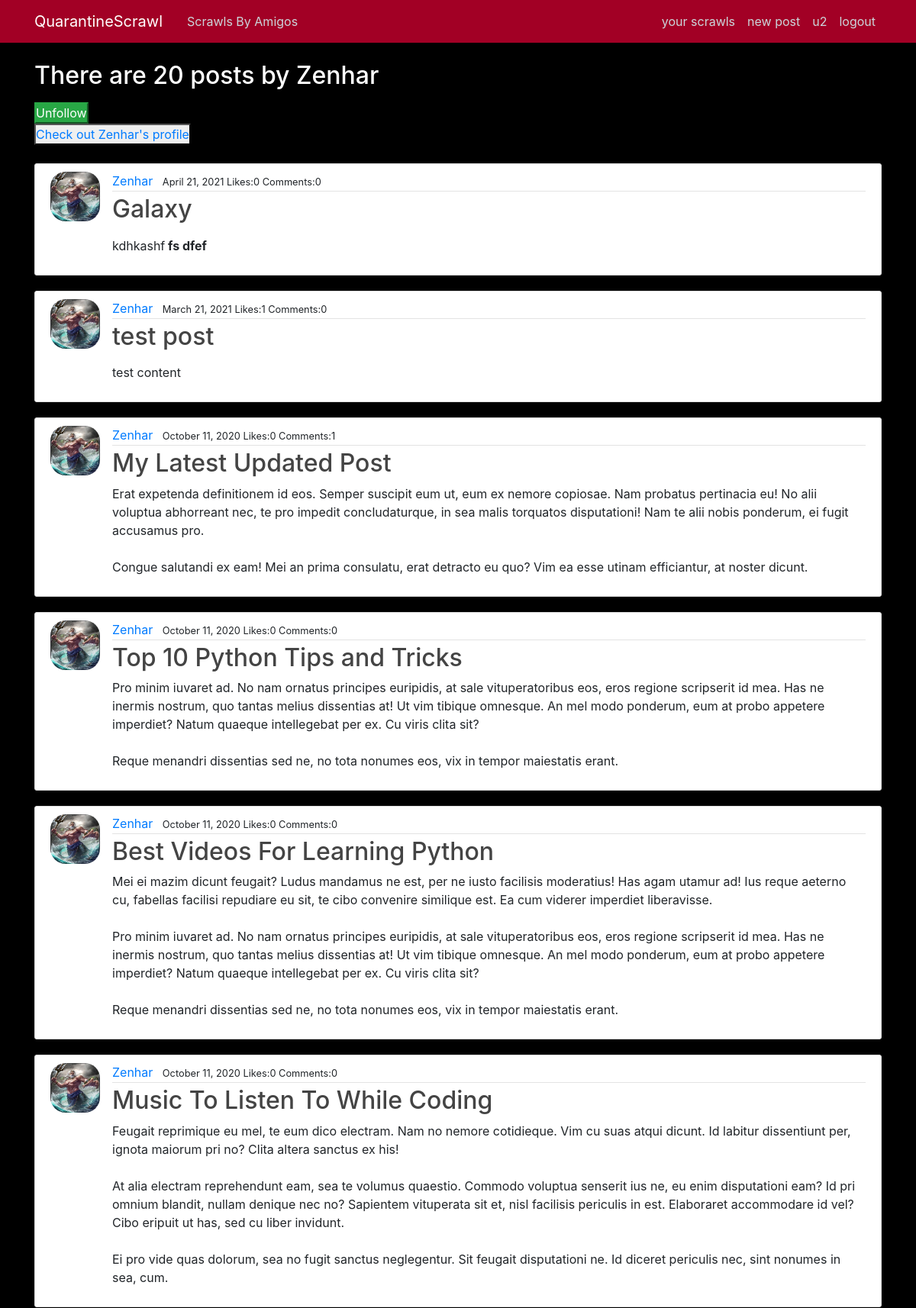
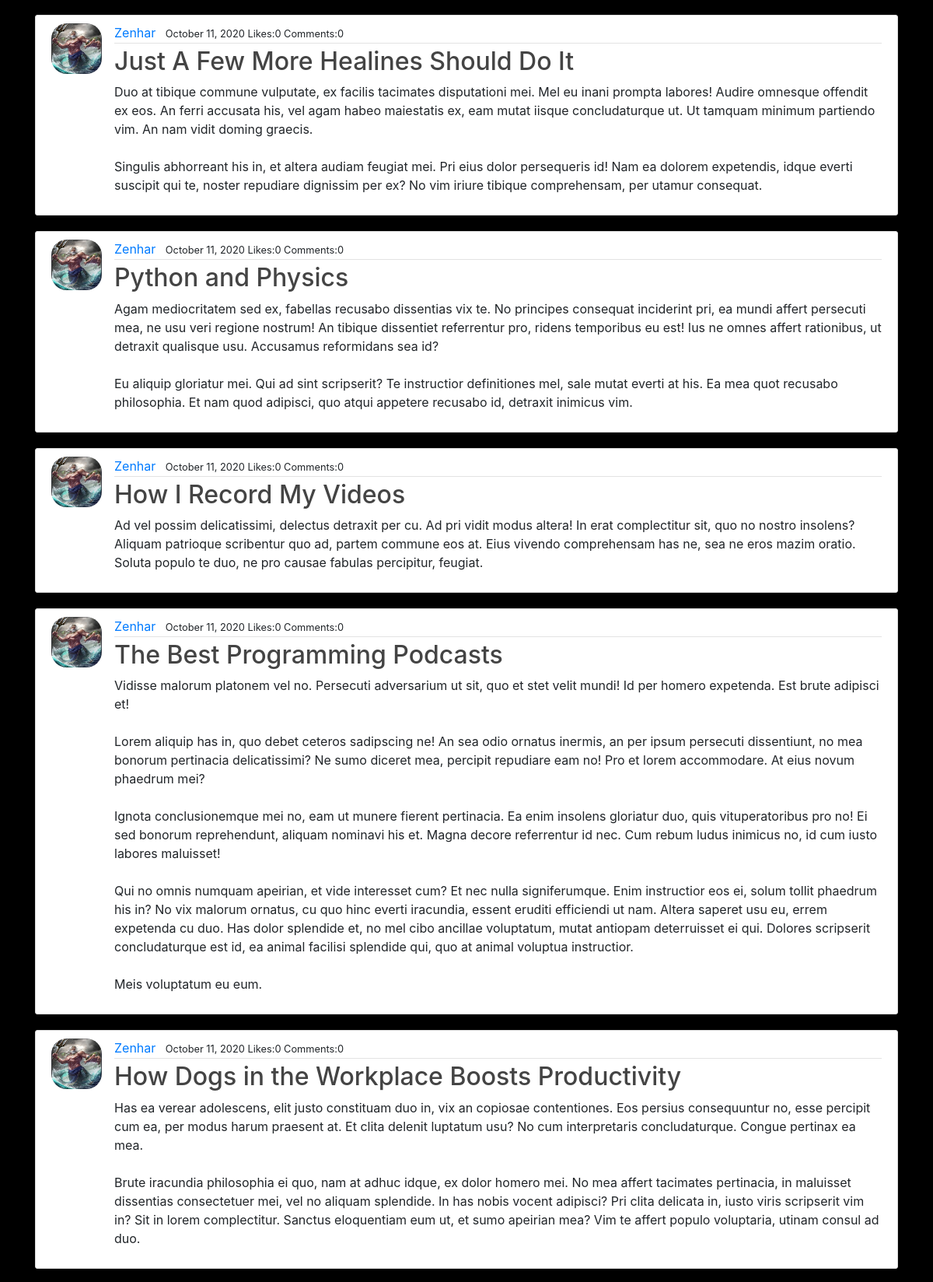
Page /user/Zenhar (signed in, upper part) on the committed database (2 pictures, top to bottom).
### users/models.py (models this page shows, shortened)
class Profile(models.Model):
    user = models.OneToOneField(User, on_delete=models.CASCADE)
    image = models.ImageField(default="poseidon.jpg", upload_to="profile_pics")
    follow = models.ManyToManyField(User, related_name="followers", blank=True)
    follower = models.ManyToManyField(User, related_name="follows", blank=True)

### blog/models.py (models this page shows, shortened)
class Post(models.Model):
    title = models.CharField(max_length=100)
    content = RichTextUploadingField()
    date = models.DateTimeField(default=timezone.now)
    author = models.ForeignKey(User, on_delete=models.CASCADE)
    liked = models.ManyToManyField(User, related_name="liked", default=None, blank=True)
    commented = models.ManyToManyField(
        User, related_name="commented", default=None, blank=True
    )
    created = models.DateTimeField(auto_now=True)
    updated = models.DateTimeField(auto_now_add=True)

### blog/views.py (the view)
# urls.py: path("user/<str:username>", UserPostListView.as_view(), name="user-posts"),
class UserPostListView(ListView):
    model = Post
    template_name = "blog/user_posts.html"
    paginate_by = 8
    def get_queryset(self):
        user = get_object_or_404(User, username=self.kwargs.get("username"))
        return Post.objects.filter(author=user).order_by("-date")
    def get_object(self, **kwargs):
        usernameFromURL = get_object_or_404(User, username=self.kwargs.get("username"))
        viewProfile = get_object_or_404(Profile, user=usernameFromURL)
        return viewProfile
    def get_context_data(self, **kwargs):
        context = super().get_context_data(**kwargs)
        viewProfile = self.get_object()
        loggedInProfile = Profile.objects.get(user=self.request.user)
        if viewProfile.user == self.request.user:
            current_user = True
        else:
            current_user = False
        if viewProfile.user in loggedInProfile.follow.all():
            following = True
        else:
            following = False
        if (
            viewProfile.user in loggedInProfile.follow.all()
            and loggedInProfile.user in viewProfile.follow.all()
        ):
            bothFollowing = True
        else:
            bothFollowing = False
        context["following"] = following
        context["all_posts"] = self.get_queryset()
        context["viewProfile"] = Profile.objects.filter(user=viewProfile.user)
        context["comments"] = Comment.objects.filter(post=self.get_queryset())
        context["bothFollowing"] = bothFollowing
        context["current_user"] = current_user
        return context

### blog/templates/blog/user_posts.html (shortened to what this page needs)
{% extends "blog/base.html" %}
{% block content %}
<h2 style="color:white;" class="mb-3 user-posts-title" > There are {{page_obj.paginator.count}} posts by {{ view.kwargs.username }}  </h2>
{% for vProfile in viewProfile %}
{%  if not current_user %}
{% if following %}
<form action="{% url 'follow-unfollow-view' %}" method="POST">
    <button type="submit" class="btn-success">Unfollow</button>
</form>
{% else %}
<form action="{% url 'follow-unfollow-view' %}" method="POST">
    {% csrf_token %}
    <input type="hidden" name="view_profile_pk" value="{{vProfile.id}}">
    <button type="submit" class="btn-primary" >Follow</button>
</form>
{% endif %}
{% endif %}
{% endfor %}
{% if bothFollowing %}
<div class="profile-button-wrap">
  <button><a href="{% url 'profile-visit' view.kwargs.username %}">Check out {{view.kwargs.username}}'s profile</a></button>
</div>
{% endif %}
<br>
    {% for post in all_posts %}
        <article class="media content-section">
          <img class="rounded-cirle article-img" src="{{post.author.profile.image.url}}" alt="">
          <div class="media-body">
            <div class="article-metadata">
                <a class="mr-2" href="{% url 'user-posts' post.author.username %}">{{ post.author }}</a>
                <small>{{ post.date|date:"F d, Y" }}  Likes:{{post.liked.all.count}}  Comments:{{post.commented.all.count}}</small>
            </div>
            <h2><a class="article-title" href="{% url 'post-detail' post.id %}">{{ post.title }}</a></h2>
            <p class="article-content">{{ post.content|safe }}</p>
          </div>
        </article>
    {% endfor %}
{% endblock content %}

### blog/templates/blog/base.html (shortened to what this page needs)
{% load static %}
<!DOCTYPE html>
<html>
<head>
    <link rel="stylesheet" href="https://maxcdn.bootstrapcdn.com/bootstrap/4.0.0/css/bootstrap.min.css">
    <link rel="stylesheet" type="text/css" href="{% static 'blog/blog-css/main.css' %}">
    <link rel="stylesheet" type="text/css" href="{% static 'users/profile.css' %}">
</head>
<body>
    <header class="site-header">
      <nav class="navbar navbar-expand-md navbar-dark navbar-bg-steel fixed-top">
        <div class="container">
          <a class="navbar-brand mr-4" href="{% url 'home' %}">QuarantineScrawl</a>
          <div class="collapse navbar-collapse" id="navbarToggle">
            <div class="navbar-nav mr-auto">
              <a class="nav-item nav-link" href="{% url 'amigos-home' %}">Scrawls By Amigos</a>
            </div>
            <div class="navbar-nav">
              {% if user.is_authenticated %}
              <a class="nav-item nav-link" href="{% url 'user-posts' user.username  %}"> your scrawls</a>
              <a class="nav-item nav-link" href="{% url 'post-create' %}"> new post</a>
              <a class="nav-item nav-link" href="{% url 'profile' %}">{{user.username}}</a>
              <a class="nav-item nav-link" href="{% url 'logout' %}">logout</a>
              {% else %}
              <a class="nav-item nav-link" href="{% url 'login' %}">Login</a>
              <a class="nav-item nav-link" href="{% url 'register' %}">Register</a>
              {% endif %}
            </div>
          </div>
        </div>
      </nav>
    </header>
    <main role="main" class="container">
          {% block content %}{% endblock %}
    </main>
</body>
</html>

### blog/static/blog/blog-css/main.css (style rules this page uses)
body { background-color: black; margin-top: 5rem; }
.navbar-bg-steel { background-color: #a20025; }
.site-header .navbar-nav .nav-link { color: #cbd5db; font-weight: 400; }
.content-section { background: #ffffff; padding: 10px 20px; border: 1px solid #dddddd; border-radius: 3px; margin-bottom: 20px; }
.article-title { color: #444444; }
.article-content { white-space: pre-line; }
.article-img { height: 65px; width: 65px; margin-right: 16px; border-radius: 20px; }
.article-metadata { padding-bottom: 1px; margin-bottom: 4px; border-bottom: 1px solid #e3e3e3; }

### users/static/users/users-css/profile.css (style rules this page uses)
* { margin: 0px; padding: 0px; box-sizing: border-box; }

### rows in the picture
Post: author.profile.image (picture), author "Zenhar", date "April 21, 2021", liked.all.count "0", commented.all.count "0", title "Galaxy", content "kdhkashf fs dfef"
Post: author.profile.image (picture), author "Zenhar", date "March 21, 2021", liked.all.count "1", commented.all.count "0", title "test post", content "test content"
Post: author.profile.image (picture), author "Zenhar", date "October 11, 2020", liked.all.count "0", commented.all.count "1", title "My Latest Updated Post", content "Erat expetenda definitionem id eos. Semper suscipit eum ut, eum ex nemore copiosae. Nam probatus pertinacia eu! No alii voluptua abhorreant nec, te pro impedit concludaturque, in sea malis torquatos disputationi! Nam te alii nobis ponderum, ei fugit accusamus pro. Congue salutandi ex eam! Mei an prima consulatu, erat detracto eu quo? Vim ea esse utinam efficiantur, at noster dicunt."
Post: author.profile.image (picture), author "Zenhar", date "October 11, 2020", liked.all.count "0", commented.all.count "0", title "Top 10 Python Tips and Tricks", content "Pro minim iuvaret ad. No nam ornatus principes euripidis, at sale vituperatoribus eos, eros regione scripserit id mea. Has ne inermis nostrum, quo tantas melius dissentias at! Ut vim tibique omnesque. An mel modo ponderum, eum at probo appetere imperdiet? Natum quaeque intellegebat per ex. Cu viris clita sit? Reque menandri dissentias sed ne, no tota nonumes eos, vix in tempor maiestatis erant."
Post: author.profile.image (picture), author "Zenhar", date "October 11, 2020", liked.all.count "0", commented.all.count "0", title "Best Videos For Learning Python", content "Mei ei mazim dicunt feugait? Ludus mandamus ne est, per ne iusto facilisis moderatius! Has agam utamur ad! Ius reque aeterno cu, fabellas facilisi repudiare eu sit, te cibo convenire similique est. Ea cum viderer imperdiet liberavisse. Pro minim iuvaret ad. No nam ornatus principes euripidis, at sale vituperatoribus eos, eros regione scripserit id mea. Has ne inermis nostrum, quo tantas melius dissentias at! Ut vim tibique omnesque. An mel modo ponderum, eum at probo appetere imperdiet? Natum quaeque intellegebat per ex. Cu viris clita sit? Reque menandri dissentias sed ne, no tota nonumes eos, vix in tempor maiestatis erant."
Post: author.profile.image (picture), author "Zenhar", date "October 11, 2020", liked.all.count "0", commented.all.count "0", title "Music To Listen To While Coding", content "Feugait reprimique eu mel, te eum dico electram. Nam no nemore cotidieque. Vim cu suas atqui dicunt. Id labitur dissentiunt per, ignota maiorum pri no? Clita altera sanctus ex his! At alia electram reprehendunt eam, sea te volumus quaestio. Commodo voluptua senserit ius ne, eu enim disputationi eam? Id pri omnium blandit, nullam denique nec no? Sapientem vituperata sit et, nisl facilisis periculis in est. Elaboraret accommodare id vel? Cibo eripuit ut has, sed cu liber invidunt. Ei pro vide quas dolorum, sea no fugit sanctus neglegentur. Sit feugait disputationi ne. Id diceret periculis nec, sint nonumes in sea, cum."
Post: author.profile.image (picture), author "Zenhar", date "October 11, 2020", liked.all.count "0", commented.all.count "0", title "Just A Few More Healines Should Do It", content "Duo at tibique commune vulputate, ex facilis tacimates disputationi mei. Mel eu inani prompta labores! Audire omnesque offendit ex eos. An ferri accusata his, vel agam habeo maiestatis ex, eam mutat iisque concludaturque ut. Ut tamquam minimum partiendo vim. An nam vidit doming graecis. Singulis abhorreant his in, et altera audiam feugiat mei. Pri eius dolor persequeris id! Nam ea dolorem expetendis, idque everti suscipit qui te, noster repudiare dignissim per ex? No vim iriure tibique comprehensam, per utamur consequat."
Post: author.profile.image (picture), author "Zenhar", date "October 11, 2020", liked.all.count "0", commented.all.count "0", title "Python and Physics", content "Agam mediocritatem sed ex, fabellas recusabo dissentias vix te. No principes consequat inciderint pri, ea mundi affert persecuti mea, ne usu veri regione nostrum! An tibique dissentiet referrentur pro, ridens temporibus eu est! Ius ne omnes affert rationibus, ut detraxit qualisque usu. Accusamus reformidans sea id? Eu aliquip gloriatur mei. Qui ad sint scripserit? Te instructior definitiones mel, sale mutat everti at his. Ea mea quot recusabo philosophia. Et nam quod adipisci, quo atqui appetere recusabo id, detraxit inimicus vim."
Post: author.profile.image (picture), author "Zenhar", date "October 11, 2020", liked.all.count "0", commented.all.count "0", title "How I Record My Videos", content "Ad vel possim delicatissimi, delectus detraxit per cu. Ad pri vidit modus altera! In erat complectitur sit, quo no nostro insolens? Aliquam patrioque scribentur quo ad, partem commune eos at. Eius vivendo comprehensam has ne, sea ne eros mazim oratio. Soluta populo te duo, ne pro causae fabulas percipitur, feugiat."
Post: author.profile.image (picture), author "Zenhar", date "October 11, 2020", liked.all.count "0", commented.all.count "0", title "The Best Programming Podcasts", content "Vidisse malorum platonem vel no. Persecuti adversarium ut sit, quo et stet velit mundi! Id per homero expetenda. Est brute adipisci et! Lorem aliquip has in, quo debet ceteros sadipscing ne! An sea odio ornatus inermis, an per ipsum persecuti dissentiunt, no mea bonorum pertinacia delicatissimi? Ne sumo diceret mea, percipit repudiare eam no! Pro et lorem accommodare. At eius novum phaedrum mei? Ignota conclusionemque mei no, eam ut munere fierent pertinacia. Ea enim insolens gloriatur duo, quis vituperatoribus pro no! Ei sed bonorum reprehendunt, aliquam nominavi his et. Magna decore referrentur id nec. Cum rebum ludus inimicus no, id cum iusto labores maluisset! Qui no omnis numquam…"
Post: author.profile.image (picture), author "Zenhar", date "October 11, 2020", liked.all.count "0", commented.all.count "0", title "How Dogs in the Workplace Boosts Productivity", content "Has ea verear adolescens, elit justo constituam duo in, vix an copiosae contentiones. Eos persius consequuntur no, esse percipit cum ea, per modus harum praesent at. Et clita delenit luptatum usu? No cum interpretaris concludaturque. Congue pertinax ea mea. Brute iracundia philosophia ei quo, nam at adhuc idque, ex dolor homero mei. No mea affert tacimates pertinacia, in maluisset dissentias consectetuer mei, vel no aliquam splendide. In has nobis vocent adipisci? Pri clita delicata in, iusto viris scripserit vim in? Sit in lorem complectitur. Sanctus eloquentiam eum ut, et sumo apeirian mea? Vim te affert populo voluptaria, utinam consul ad duo."

### other values in the picture
{{ user.username }} "u2"
{{ page_obj.paginator.count }} "20"
{{ view.kwargs.username }} "Zenhar"
